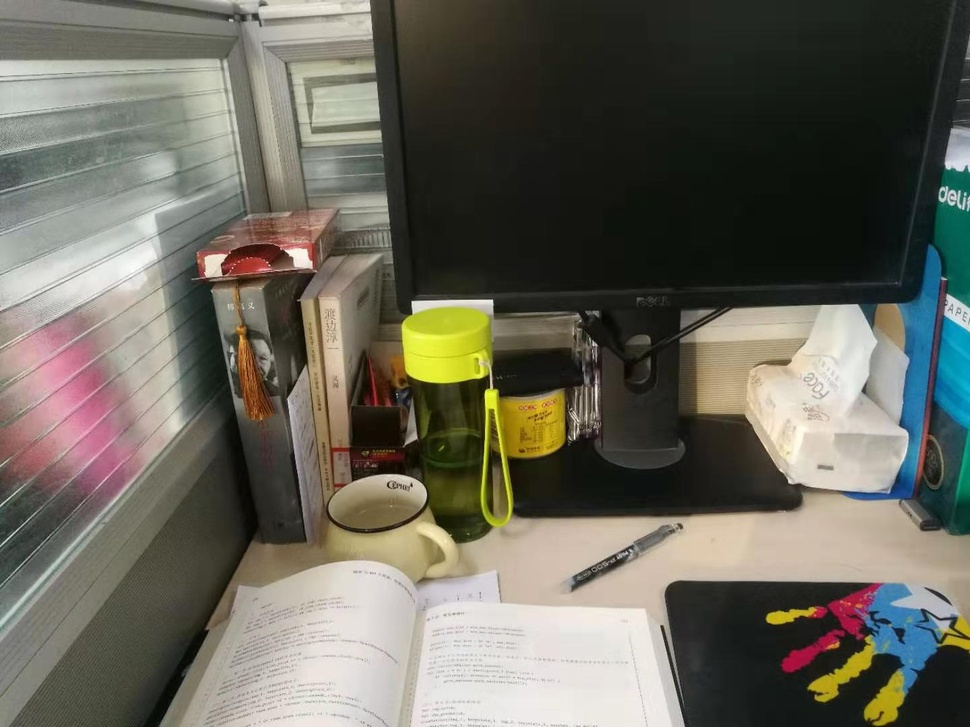
//> input picture SLAM_LEARNIG/ORB_Learning/11.jpg, 970 x 727 px, shrunk from 1440 x 1080 before the run
$ ./orb_cv 11.jpg 12.jpg   (built with g++ and OpenCV 4)
//> lines starting //> are read from the running program, lines starting //| are printed output that depends on the picture
#include <iostream>
#include <opencv2/core/core.hpp>
#include <opencv2/features2d/features2d.hpp>
#include <opencv2/imgcodecs.hpp>
#include <opencv2/highgui/highgui.hpp>
#include <chrono>

using namespace std;
using namespace cv;

int main(int argc, char **argv) {
  if (argc != 3) {
    cout << "usage: feature_extraction img1 img2" << endl;
    return 1;
  }
  //-- 读取图像
  Mat img_1 = imread(argv[1], IMREAD_COLOR);
//> img_1 is the input picture: 727 rows x 970 cols, CV_8UC3; mean B, G, R 91.6, 102.9, 105
  Mat img_2 = imread(argv[2], IMREAD_COLOR);
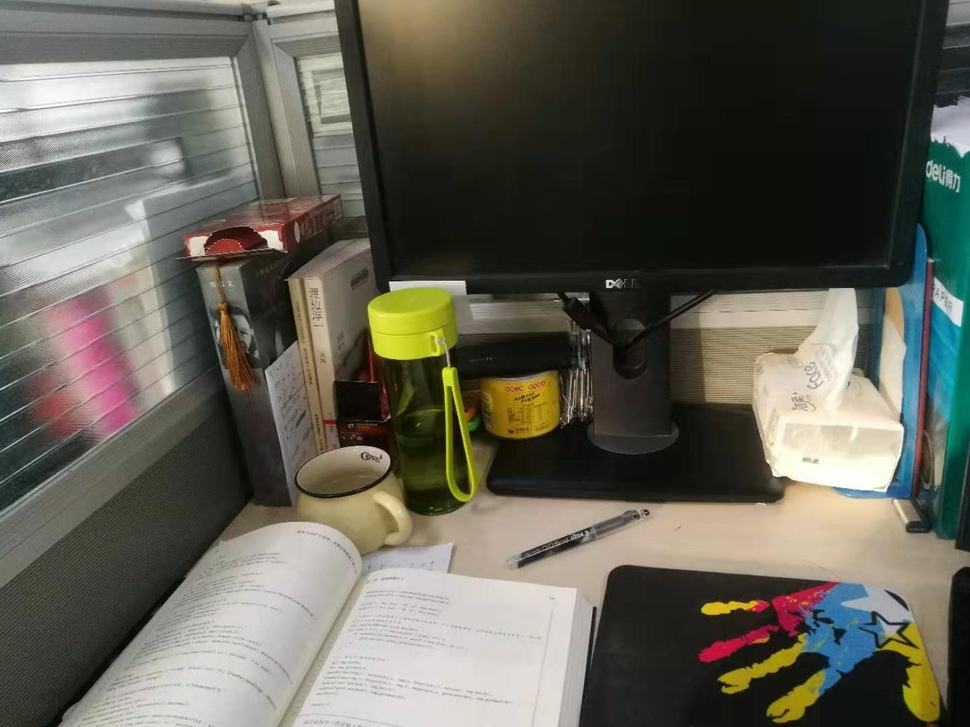
//> input picture SLAM_LEARNIG/ORB_Learning/12.jpg, 970 x 727 px, shrunk from 1440 x 1080 before the run
//> img_2 is the input picture: 727 rows x 970 cols, CV_8UC3; mean B, G, R 85.3, 96.5, 98.3
  assert(img_1.data != nullptr && img_2.data != nullptr);

  //-- 初始化
  std::vector<KeyPoint> keypoints_1, keypoints_2;
  Mat descriptors_1, descriptors_2;
  Ptr<FeatureDetector> detector = ORB::create();
  Ptr<DescriptorExtractor> descriptor = ORB::create();
  Ptr<DescriptorMatcher> matcher = DescriptorMatcher::create("BruteForce-Hamming");

  //-- 第一步:检测 Oriented FAST 角点位置
  chrono::steady_clock::time_point t1 = chrono::steady_clock::now();
  detector->detect(img_1, keypoints_1);
//> keypoints_1 = 500 keypoints; strongest (x, y, size): (412, 302, 31), (492, 300, 31), (491, 300, 37.2), (491, 301, 44.6)
  detector->detect(img_2, keypoints_2);
//> keypoints_2 = 500 keypoints; strongest (x, y, size): (607, 286, 31), (610, 284, 37.2), (610, 283, 31), (607, 280, 31)

  //-- 第二步:根据角点位置计算 BRIEF 描述子
  descriptor->compute(img_1, keypoints_1, descriptors_1);
  descriptor->compute(img_2, keypoints_2, descriptors_2);
  chrono::steady_clock::time_point t2 = chrono::steady_clock::now();
  chrono::duration<double> time_used = chrono::duration_cast<chrono::duration<double>>(t2 - t1);
  cout << "extract ORB cost = " << time_used.count() << " seconds. " << endl;

  Mat outimg1;
  drawKeypoints(img_1, keypoints_1, outimg1, Scalar::all(-1), DrawMatchesFlags::DEFAULT);
  imshow("ORB features", outimg1);

  //-- 第三步:对两幅图像中的BRIEF描述子进行匹配，使用 Hamming 距离
  vector<DMatch> matches;
  t1 = chrono::steady_clock::now();
  matcher->match(descriptors_1, descriptors_2, matches);
//> matches = 500 matches
  t2 = chrono::steady_clock::now();
  time_used = chrono::duration_cast<chrono::duration<double>>(t2 - t1);
  cout << "match ORB cost = " << time_used.count() << " seconds. " << endl;

  //-- 第四步:匹配点对筛选
  // 计算最小距离和最大距离
  auto min_max = minmax_element(matches.begin(), matches.end(),
                                [](const DMatch &m1, const DMatch &m2) { return m1.distance < m2.distance; });
  double min_dist = min_max.first->distance;
//> min_dist = 9
  double max_dist = min_max.second->distance;
//> max_dist = 86

  printf("-- Max dist : %f \n", max_dist);
//| -- Max dist : 86.000000
  printf("-- Min dist : %f \n", min_dist);
//| -- Min dist : 9.000000

  //当描述子之间的距离大于两倍的最小距离时,即认为匹配有误.但有时候最小距离会非常小,设置一个经验值30作为下限.
  std::vector<DMatch> good_matches;
  for (int i = 0; i < descriptors_1.rows; i++) {
    if (matches[i].distance <= max(2 * min_dist, 30.0)) {
      good_matches.push_back(matches[i]);
    }
  }

  //-- 第五步:绘制匹配结果
  Mat img_match;
  Mat img_goodmatch;
  drawMatches(img_1, keypoints_1, img_2, keypoints_2, matches, img_match);
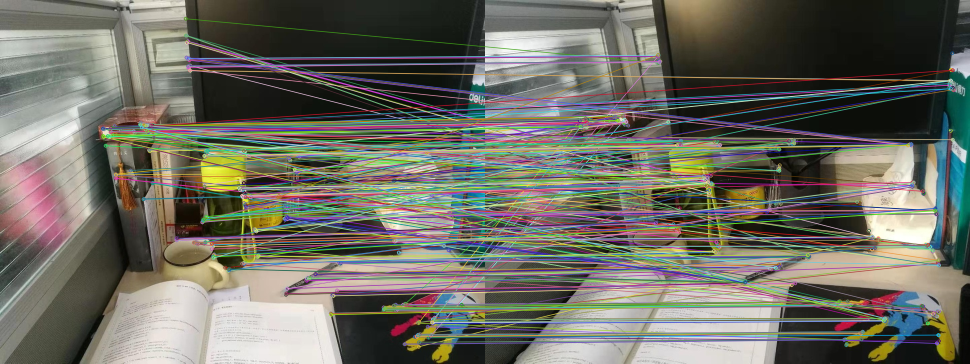
//> img_match: 727 rows x 1940 cols, CV_8UC3 (shown at 1/2 size); mean B, G, R 98.9, 108.4, 109.5
  drawMatches(img_1, keypoints_1, img_2, keypoints_2, good_matches, img_goodmatch);
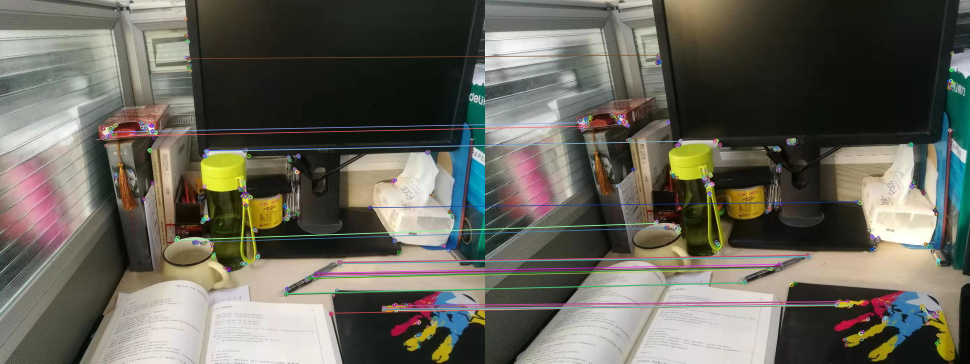
//> img_goodmatch: 727 rows x 1940 cols, CV_8UC3 (shown at 1/2 size); mean B, G, R 89.6, 100, 102
  imshow("all matches", img_match);
  imshow("good matches", img_goodmatch);
  waitKey(0);

  return 0;
}
